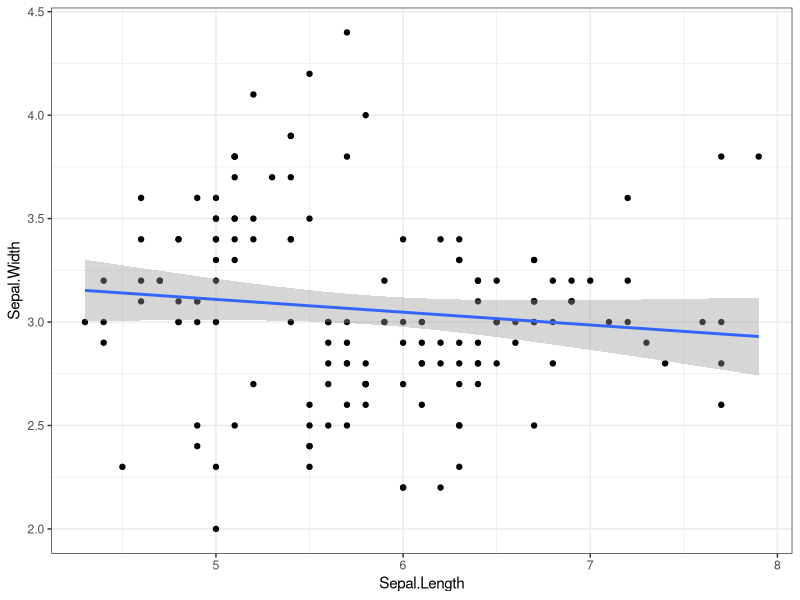
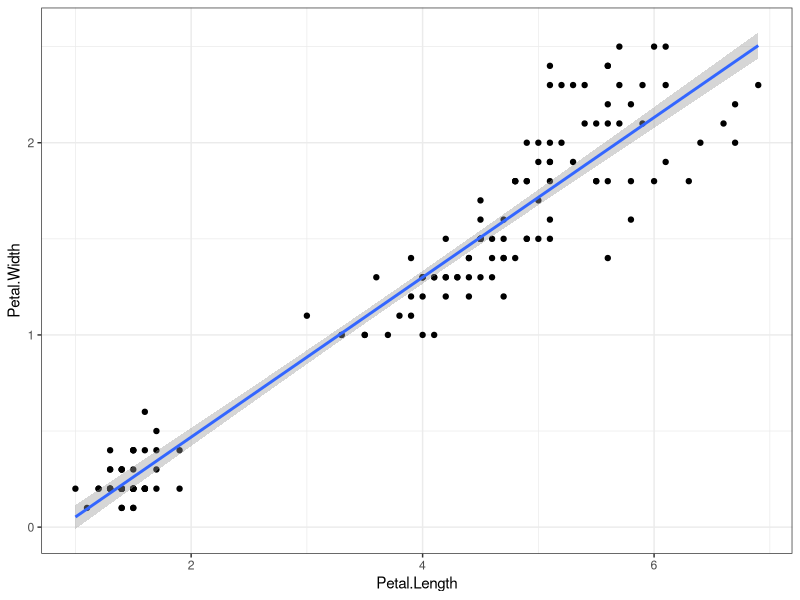
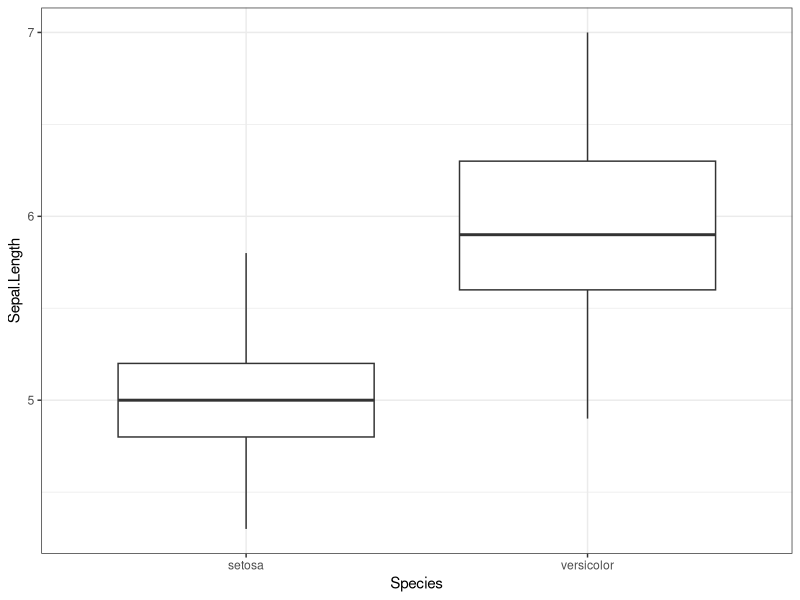
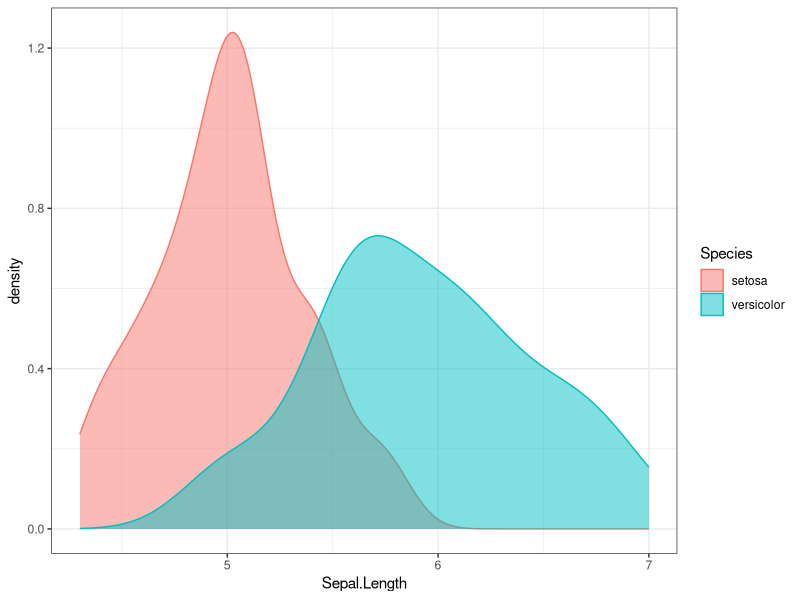
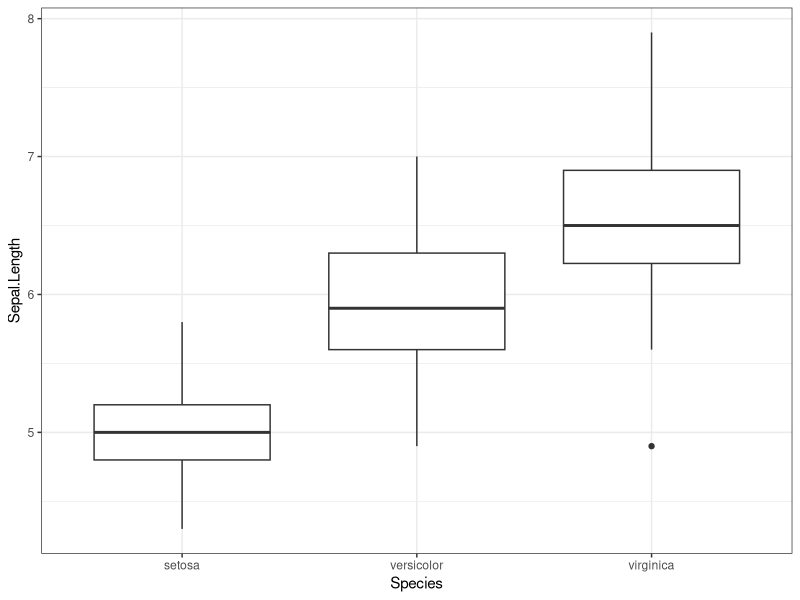
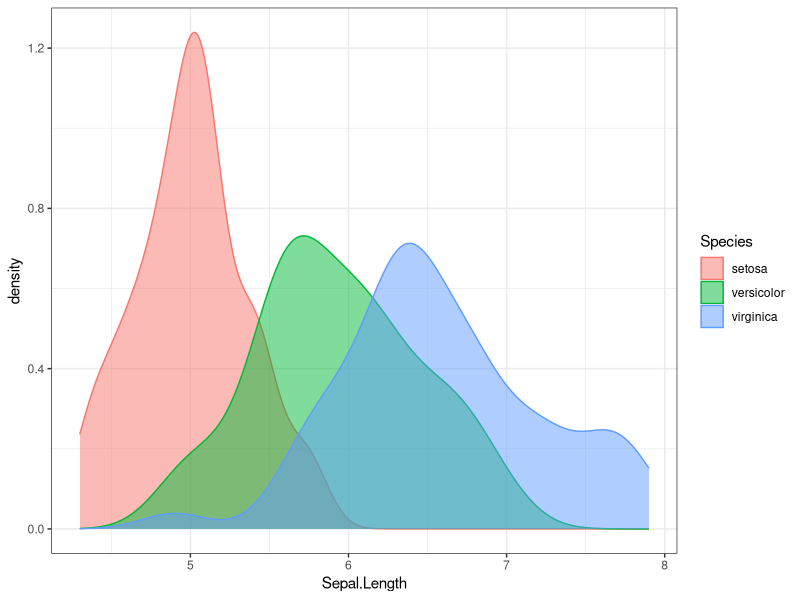

R code for these plots, in order:
## ---- chunk 1
library(tidyverse)
theme_set(theme_bw())
## ---- chunk 2
iris
## ---- chunk 3
str(iris)
## ---- chunk 4
summary(iris)
## ---- chunk 5
cor(iris$Sepal.Length, iris$Sepal.Width)
## ---- chunk 6
cor.test(iris$Sepal.Length, iris$Sepal.Width)
## ---- chunk 7
iris %>%
  ggplot(aes(Sepal.Length, Sepal.Width))+
  geom_point()+
  geom_smooth(method="lm")
## ---- chunk 8
cor.test(iris$Petal.Length, iris$Petal.Width)
## ---- chunk 9
iris %>%
  ggplot(aes(Petal.Length, Petal.Width))+
  geom_point()+
  geom_smooth(method="lm")
## ---- chunk 10
iris %>%
  filter(Species != "virginica") %>%
  ggplot(aes(Species, Sepal.Length))+
  geom_boxplot()
## ---- chunk 11
iris %>%
  filter(Species != "virginica") %>%
  ggplot(aes(Sepal.Length, fill=Species, col=Species))+
  geom_density(alpha=0.5)
## ---- chunk 12
data = iris %>%
  filter(Species != "virginica")
t.test(Sepal.Length ~ Species, data)
## ---- chunk 13
t.test(Sepal.Length ~ Species, data, alternative = "less")
## ---- chunk 14
t.test(Sepal.Length ~ Species, data, alternative = "less")$p.value < t.test(Sepal.Length ~ Species, data)$p.value
## ---- chunk 15
t.test(Sepal.Length ~ Species, data, alternative = "greater")
## ---- chunk 16
iris %>%
  ggplot(aes(Species, Sepal.Length))+
  geom_boxplot()
## ---- chunk 17
iris %>%
  ggplot(aes(Sepal.Length, fill=Species, col=Species))+
  geom_density(alpha=0.5)
## ---- chunk 18
summary(aov(Sepal.Length ~ Species, iris))
## ---- chunk 19
with(iris, pairwise.t.test(Sepal.Length, Species))
## ---- chunk 20

## ---- chunk 21

